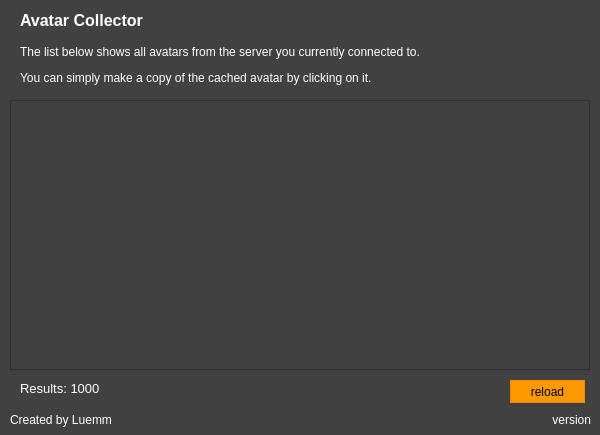
<?xml version="1.0" encoding="UTF-8"?>
<ui version="4.0">
 <class>Dialog</class>
 <widget class="QWidget" name="Dialog">
  <property name="geometry">
   <rect>
    <x>0</x>
    <y>0</y>
    <width>600</width>
    <height>435</height>
   </rect>
  </property>
  <property name="sizePolicy">
   <sizepolicy hsizetype="Fixed" vsizetype="Fixed">
    <horstretch>0</horstretch>
    <verstretch>0</verstretch>
   </sizepolicy>
  </property>
  <property name="minimumSize">
   <size>
    <width>600</width>
    <height>435</height>
   </size>
  </property>
  <property name="maximumSize">
   <size>
    <width>600</width>
    <height>435</height>
   </size>
  </property>
  <property name="windowTitle">
   <string>Dialog</string>
  </property>
  <property name="styleSheet">
   <string notr="true">background-color: rgb(65, 65, 65);

color: #ffffff;</string>
  </property>
  <widget class="QScrollArea" name="ui_scroll_avatars">
   <property name="geometry">
    <rect>
     <x>10</x>
     <y>100</y>
     <width>580</width>
     <height>270</height>
    </rect>
   </property>
   <property name="sizePolicy">
    <sizepolicy hsizetype="Fixed" vsizetype="Fixed">
     <horstretch>0</horstretch>
     <verstretch>0</verstretch>
    </sizepolicy>
   </property>
   <property name="minimumSize">
    <size>
     <width>580</width>
     <height>270</height>
    </size>
   </property>
   <property name="maximumSize">
    <size>
     <width>580</width>
     <height>270</height>
    </size>
   </property>
   <property name="widgetResizable">
    <bool>true</bool>
   </property>
   <widget class="QWidget" name="scrollAreaWidgetContents">
    <property name="geometry">
     <rect>
      <x>0</x>
      <y>0</y>
      <width>578</width>
      <height>268</height>
     </rect>
    </property>
    <layout class="QGridLayout" name="gridLayout_2">
     <item row="0" column="0">
      <layout class="QGridLayout" name="gridLayout"/>
     </item>
    </layout>
   </widget>
  </widget>
  <widget class="QPushButton" name="ui_btn_reload">
   <property name="geometry">
    <rect>
     <x>510</x>
     <y>380</y>
     <width>75</width>
     <height>23</height>
    </rect>
   </property>
   <property name="styleSheet">
    <string notr="true">background-color: rgb(255, 153, 0);
color: black;
border: 1px solid rgb(255, 133, 10);

</string>
   </property>
   <property name="text">
    <string>reload</string>
   </property>
  </widget>
  <widget class="QLabel" name="label">
   <property name="geometry">
    <rect>
     <x>20</x>
     <y>40</y>
     <width>561</width>
     <height>51</height>
    </rect>
   </property>
   <property name="sizePolicy">
    <sizepolicy hsizetype="Fixed" vsizetype="Fixed">
     <horstretch>0</horstretch>
     <verstretch>0</verstretch>
    </sizepolicy>
   </property>
   <property name="text">
    <string>&lt;html&gt;&lt;head/&gt;&lt;body&gt;&lt;p&gt;The list below shows all avatars from the server you currently connected to.&lt;/p&gt;&lt;p&gt;You can simply make a copy of the cached avatar by clicking on it.&lt;/p&gt;&lt;/body&gt;&lt;/html&gt;</string>
   </property>
  </widget>
  <widget class="QLabel" name="label_11">
   <property name="geometry">
    <rect>
     <x>20</x>
     <y>10</y>
     <width>161</width>
     <height>21</height>
    </rect>
   </property>
   <property name="sizePolicy">
    <sizepolicy hsizetype="Fixed" vsizetype="Fixed">
     <horstretch>0</horstretch>
     <verstretch>0</verstretch>
    </sizepolicy>
   </property>
   <property name="font">
    <font>
     <pointsize>12</pointsize>
     <weight>75</weight>
     <bold>true</bold>
    </font>
   </property>
   <property name="text">
    <string>Avatar Collector</string>
   </property>
  </widget>
  <widget class="QLabel" name="label_5">
   <property name="geometry">
    <rect>
     <x>10</x>
     <y>410</y>
     <width>101</width>
     <height>20</height>
    </rect>
   </property>
   <property name="sizePolicy">
    <sizepolicy hsizetype="Fixed" vsizetype="Fixed">
     <horstretch>0</horstretch>
     <verstretch>0</verstretch>
    </sizepolicy>
   </property>
   <property name="text">
    <string>Created by Luemmel</string>
   </property>
   <property name="alignment">
    <set>Qt::AlignLeading|Qt::AlignLeft|Qt::AlignVCenter</set>
   </property>
  </widget>
  <widget class="QLabel" name="ui_label_version">
   <property name="geometry">
    <rect>
     <x>520</x>
     <y>410</y>
     <width>71</width>
     <height>20</height>
    </rect>
   </property>
   <property name="sizePolicy">
    <sizepolicy hsizetype="Fixed" vsizetype="Fixed">
     <horstretch>0</horstretch>
     <verstretch>0</verstretch>
    </sizepolicy>
   </property>
   <property name="text">
    <string>&lt;html&gt;&lt;head/&gt;&lt;body&gt;&lt;p&gt;version&lt;/p&gt;&lt;/body&gt;&lt;/html&gt;</string>
   </property>
   <property name="alignment">
    <set>Qt::AlignRight|Qt::AlignTrailing|Qt::AlignVCenter</set>
   </property>
  </widget>
  <widget class="QLabel" name="ui_label_results">
   <property name="geometry">
    <rect>
     <x>20</x>
     <y>380</y>
     <width>91</width>
     <height>16</height>
    </rect>
   </property>
   <property name="sizePolicy">
    <sizepolicy hsizetype="Fixed" vsizetype="Fixed">
     <horstretch>0</horstretch>
     <verstretch>0</verstretch>
    </sizepolicy>
   </property>
   <property name="font">
    <font>
     <pointsize>10</pointsize>
    </font>
   </property>
   <property name="text">
    <string>Results: 1000</string>
   </property>
  </widget>
 </widget>
 <resources/>
 <connections/>
</ui>
